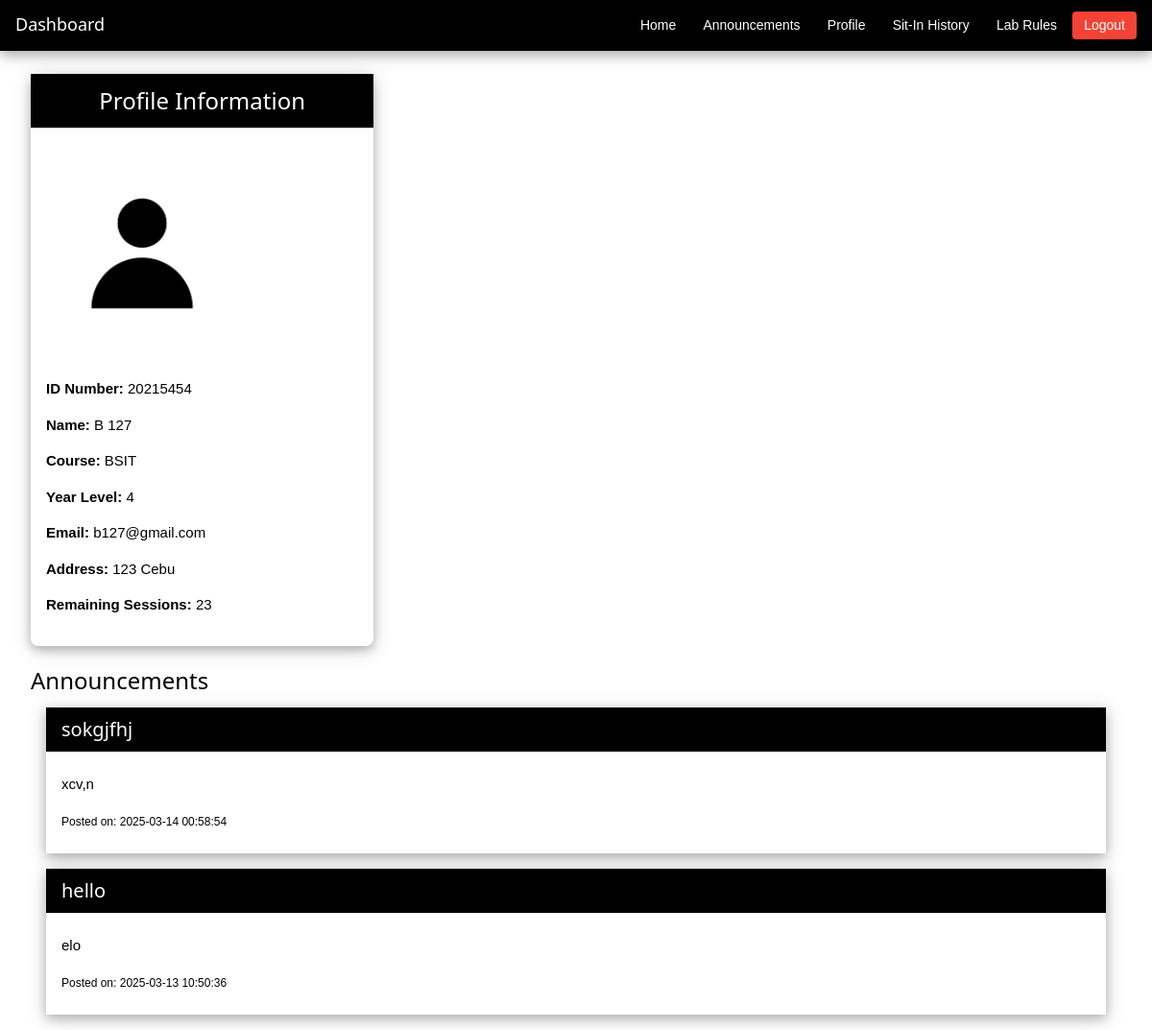
Page / (signed in) on the committed database.
### tables this page shows
CREATE TABLE registration(
IDNO int primary key,
Lastname text,
Firstname text,
Midname text,
Course varchar(8),
Year_level varchar(1),
email text,
username text unique,
password text, address text, sessions INTEGER DEFAULT 30, profile_pic TEXT);

CREATE TABLE announcements(
idno integer primary key autoincrement,
title text,
content text,
created_at timestamp default current_timestamp);

### main.py (the view)
@app.route('/', methods=['GET', 'POST'])
def index():
    if 'username' not in session:
        return redirect(url_for('login'))
    if 'IDNO' not in session:
        flash("Session expired. Please log in again.", "error")
        return redirect(url_for('login'))
    IDNO = session['IDNO']
    conn = get_db()
    cursor = conn.cursor()
    cursor.execute("SELECT * FROM registration WHERE IDNO = ?", (IDNO,))
    registration = cursor.fetchone()
    cursor.execute("SELECT * FROM announcements ORDER BY created_at DESC")
    announcements = cursor.fetchall()
    close_db(conn)
    return render_template('index.html', registration=registration, announcements=announcements)

### main.py (called while the page is built)
def get_db():
    conn = sqlite3.connect(DATABASE)
    conn.row_factory = sqlite3.Row
    return conn

@app.after_request
def after_request(response):
    response.headers['Cache-Control'] = 'no-cache, no-store, must-revalidate'
    return response

### templates/index.html (shortened to what this page needs)
{% extends 'base.html' %}
{% block content %}
<div class="w3-bar w3-black w3-card-4" style="padding: 4px 0;">
    <div class="w3-bar-item w3-left" style="padding: 8px 16px;">
        <h2 class="w3-text-white" style="font-size: 18px; margin: 0;">Dashboard</h2>
    </div>
    <div class="w3-bar-item w3-right" style="padding: 8px 16px;">
        <a href="/" class="w3-button w3-black w3-round" style="padding: 4px 12px; font-size: 14px;">Home</a>
        <a href="/announcements" class="w3-button w3-black w3-round" style="padding: 4px 12px; font-size: 14px;">Announcements</a>
        <a href="/edit_profile" class="w3-button w3-black w3-round" style="padding: 4px 12px; font-size: 14px;">Profile</a>
        <a href="/student_sit_in_history" class="w3-button w3-black w3-round" style="padding: 4px 12px; font-size: 14px;">Sit-In History</a>
        <a href="/lab_rules" class="w3-button w3-black w3-round" style="padding: 4px 12px; font-size: 14px;">Lab Rules</a>
        <a href="/logout" class="w3-button w3-red w3-round" style="padding: 4px 12px; font-size: 14px;">Logout</a>
    </div>
</div>
<div class="w3-container w3-margin-top">
    <div class="w3-row">
        <div class="w3-col m4 w3-padding">
            <div class="w3-card-4 w3-round-large">
                <header class="w3-container w3-black">
                    <h3 class="w3-center">Profile Information</h3>
                </header>
                <div class="w3-container w3-padding-16 w3-row w3-flex">
                    <img src="{{ url_for('static', filename='uploads/' + (registration.profile_pic if registration.profile_pic else 'default.png')) }}?{{ registration.IDNO }}"
                        alt="Profile Picture"
                        style="width: 200px; height: 230px; object-fit: cover; border-radius: 8px;">
                    <div class="w3-col s7">
                        <p><strong>ID Number:</strong> {{ registration.IDNO }}</p>
                        <p><strong>Name:</strong> {{ registration.Firstname }} {{ registration.Midname }} {{ registration.Lastname }}</p>
                        <p><strong>Course:</strong> {{ registration.Course }}</p>
                        <p><strong>Year Level:</strong> {{ registration.Year_level }}</p>
                        <p><strong>Email:</strong> {{ registration.email }}</p>
                        <p><strong>Address:</strong> {{ registration.address }}</p>
                        <p><strong>Remaining Sessions:</strong> {{ registration.sessions }}</p>
                    </div>
                </div>
            </div>
        </div>
        <div class="w3-container w3-margin-top">
            <h3>Announcements</h3>
            {% if announcements %}
            <div class="w3-container">
                {% for announcement in announcements %}
                <div class="w3-card-4 w3-margin-bottom">
                    <header class="w3-container w3-black w3-padding">
                        <h4 style="margin: 0;">{{ announcement.title }}</h4>
                    </header>
                    <div class="w3-container w3-padding">
                        <p>{{ announcement.content }}</p>
                        <p><small>Posted on: {{ announcement.created_at }}</small></p>
                    </div>
                </div>
                {% endfor %}
            </div>
            {% else %}
            <p class="w3-center w3-text-grey">No announcements available.</p>
            {% endif %}
        </div>
    </div>
</div>
{% endblock %}

### static/css/style.css (style rules this page uses)
html { box-sizing: border-box; }
*, *:before, *:after { box-sizing: inherit; }
html { -ms-text-size-adjust: 100%; -webkit-text-size-adjust: 100%; }
body { margin: 0; }
article, aside, details, figcaption, figure, footer, header, main, menu, nav, section { display: block; }
a { background-color: transparent; }
b, strong { font-weight: bolder; }
small { font-size: 80%; }
img { border-style: none; }
html, body { font-family: Verdana, sans-serif; font-size: 15px; line-height: 1.5; }
html { overflow-x: hidden; }
h2 { font-size: 30px; }
h3 { font-size: 24px; }
h4 { font-size: 20px; }
h1, h2, h3, h4, h5, h6 { font-family: "Segoe UI", Arial, sans-serif; font-weight: 400; margin: 10px 0; }
img { vertical-align: middle; }
a { color: inherit; }
.w3-btn, .w3-button { border: none; display: inline-block; padding: 8px 16px; vertical-align: middle; overflow: hidden; text-decoration: none; color: inherit; background-color: inherit; text-align: center; cursor: pointer; white-space: nowrap; }
.w3-btn, .w3-button { -webkit-touch-callout: none; -webkit-user-select: none; -khtml-user-select: none; -moz-user-select: none; -ms-user-select: none; user-select: none; }
.w3-bar { width: 100%; overflow: hidden; }
.w3-bar .w3-bar-item { padding: 8px 16px; float: left; width: auto; border: none; display: block; outline: 0; }
.w3-bar .w3-button { white-space: normal; }
.w3-container:after, .w3-container:before, .w3-panel:after, .w3-panel:before, .w3-row:after, .w3-row:before, .w3-row-padding:after, .w3-row-padding:before, .w3-cell-row:before, .w3-cell-row:after, .w3-clear:after, .w3-clear:before, .w3-bar:before, .w3-bar:after { content: ""; display: table; clear: both; }
.w3-col, .w3-half, .w3-third, .w3-twothird, .w3-threequarter, .w3-quarter { float: left; width: 100%; }
.w3-col.s7 { width: 58.33333%; }
@media (min-width: 601px) { .w3-col.m4, .w3-third { width: 33.33333%; } }
.w3-round, .w3-round-medium { border-radius: 4px; }
.w3-round-large { border-radius: 8px; }
.w3-container, .w3-panel { padding: 0.01em 16px; }
.w3-card-4, .w3-hover-shadow:hover { box-shadow: 0 4px 10px 0 rgba(0, 0, 0, 0.2), 0 4px 20px 0 rgba(0, 0, 0, 0.19); }
.w3-center { text-align: center !important; }
.w3-margin-top { margin-top: 16px !important; }
.w3-margin-bottom { margin-bottom: 16px !important; }
.w3-padding { padding: 8px 16px !important; }
.w3-padding-16 { padding-top: 16px !important; padding-bottom: 16px !important; }
.w3-left { float: left !important; }
.w3-right { float: right !important; }
.w3-red, .w3-hover-red:hover { color: #fff !important; background-color: #f44336 !important; }
.w3-black, .w3-hover-black:hover { color: #fff !important; background-color: #000 !important; }
.w3-text-white, .w3-hover-text-white:hover { color: #fff !important; }

### rows in the picture
registration: IDNO (placeholder picture), IDNO "20215454", Firstname "B", Lastname "127", Course "BSIT", Year_level "4", email "b127@gmail.com", address "123 Cebu", sessions "23"
announcements: title "sokgjfhj", content "xcv,n", created_at "2025-03-14 00:58:54"
announcements: title "hello", content "elo", created_at "2025-03-13 10:50:36"
